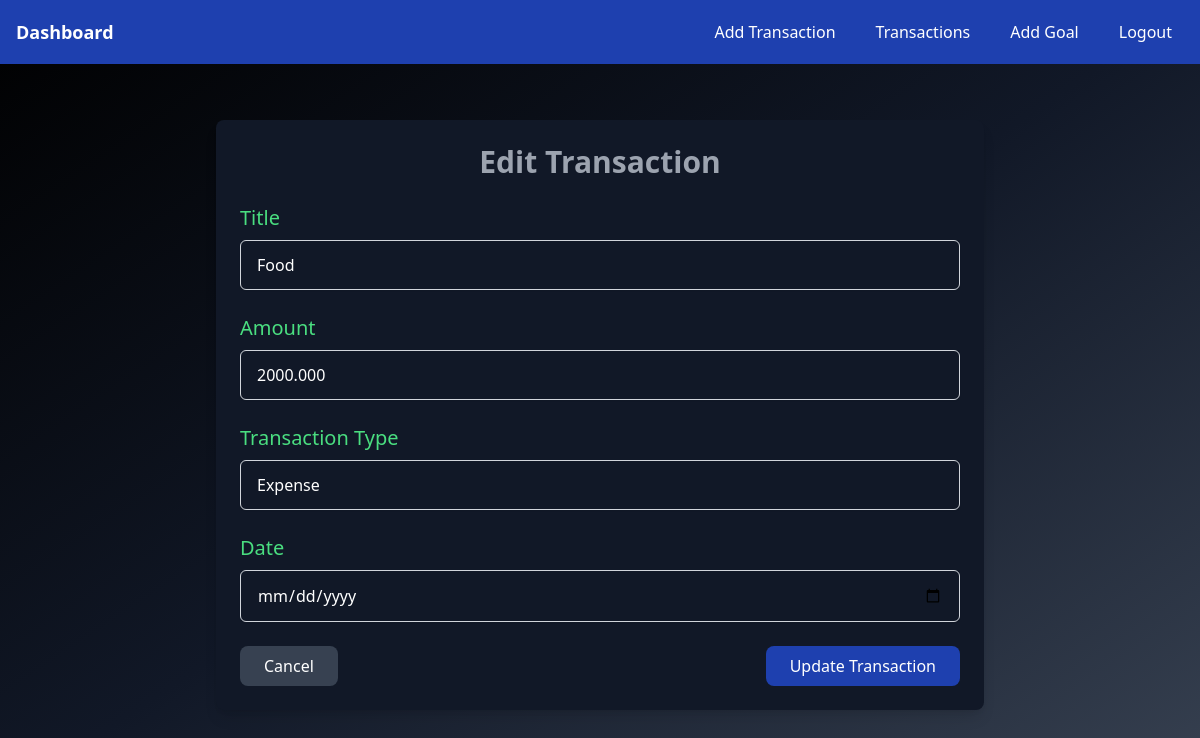
/transaction/7/edit/ (signed in), run on the app's committed database.
### financetrack/models.py (models this page shows, shortened)
class Transaction(models.Model):
    TRANSACTION_TYPES=[
        ('Income','Income'),
        ('Expense','Expense')
    ]
    user = models.ForeignKey(User,on_delete=models.CASCADE)
    title = models.CharField(max_length=255)
    amount = models.DecimalField( max_digits=10, decimal_places=3)
    transaction_type = models.CharField(max_length=10, choices= TRANSACTION_TYPES)
    date = models.DateTimeField()

### financetrack/views.py (the view)
# urls.py: path('transaction/<int:pk>/edit/', views.TransactionUpdateView, name='transaction_edit'),
@login_required
def TransactionUpdateView(request, pk):
    transaction = get_object_or_404(Transaction, pk=pk, user=request.user)
    if request.method == 'POST':
        form = TransactionForm(request.POST, instance=transaction)
        if form.is_valid():
            form.save()
            messages.success(request, 'Transaction updated successfully!')
            return redirect('dashboard')
    else:
        form = TransactionForm(instance=transaction)
    return render(request, 'financetrack/transaction_edit.html', {'form': form})

### financetrack/forms.py
class TransactionForm(forms.ModelForm):
    class Meta:
        model = Transaction
        fields =['title', 'amount', 'transaction_type', 'date']

### financetrack/templates/financetrack/transaction_edit.html (shortened to what this page needs)
{% extends "layouts/base.html" %}
{% block content %}
<div class="max-w-3xl mx-auto mt-10 p-6 bg-gray-900 text-white rounded-lg shadow-lg text-black">
    <h1 class="text-2xl sm:text-3xl font-semibold text-center text-gray-400 mb-6">
        Edit Transaction
    </h1>
    <form method="POST" class="space-y-6">
        <div>
                    <label for="title" class="block text-sm text-xl text-green-400 mb-2">Title</label>
                    <input type="text" name="title" id="title" maxlength="100" required
                        class="appearance-none w-full px-4 py-3 border border-gray-300 rounded-md shadow-sm
                               focus:outline-none focus:border-indigo-500 focus:ring-2 focus:ring-indigo-200 text-white bg-gray-900"
                        placeholder="Enter transaction title (e.g., Salary, Rent)" value="{{ form.title.value|default:'' }}">
                </div>
                <div>
                    <label for="amount" class="block text-sm text-xl text-green-400 mb-2">Amount</label>
                    <input type="number" name="amount" id="amount" step="0.01" min="0.01" required
                        class="appearance-none w-full px-4 py-3 border border-gray-300 rounded-md shadow-sm
                               focus:outline-none focus:border-indigo-500 focus:ring-2 focus:ring-indigo-200 text-white bg-gray-900"
                        placeholder="Enter Amount (e.g., 100.50)" value="{{ form.amount.value|default:'' }}">
                </div>
                <div>
                    <label for="transaction_type" class="block text-sm text-xl text-green-400 mb-2">Transaction Type</label>
                    <select name="transaction_type" id="transaction_type" required
                        class="appearance-none w-full px-4 py-3 border border-gray-300 rounded-md shadow-sm
                               focus:outline-none focus:border-indigo-500 focus:ring-2 focus:ring-indigo-200 text-white bg-gray-900">
                        <option value="Expense" {% if form.transaction_type.value == "Expense" %}selected{% endif %}>Expense</option>
                    </select>
                </div>
                <div>
                    <label for="date" class="block text-sm text-xl text-green-400 mb-2">Date</label>
                    <input type="date" name="date" id="date" max="{% now 'Y-m-d' %}" required
                        class="appearance-none w-full px-4 py-3 border border-gray-300 rounded-md shadow-sm
                               focus:outline-none focus:border-indigo-500 focus:ring-2 focus:ring-indigo-200 text-white bg-gray-900"
                        value="{{ form.date.value|default:'' }}">
                </div>
        <div class="flex flex-col sm:flex-row sm:justify-between gap-4">
            <a href="{% url 'show' %}"
               class="w-full sm:w-auto px-6 py-2 bg-gray-700 hover:bg-gray-600 rounded-lg text-white transition">
                Cancel
            </a>
            <a href="{% url 'show' %}" >
            <button type="submit"
                    class="w-full sm:w-auto px-6 py-2 bg-blue-800 hover:bg-blue-900 rounded-lg text-white transition">
                Update Transaction
            </button>
        </a>
        </div>
    </form>
</div>
{% endblock content %}

### data on the page
Transaction: title "Food", amount "2000.000", transaction_type "Expense"
